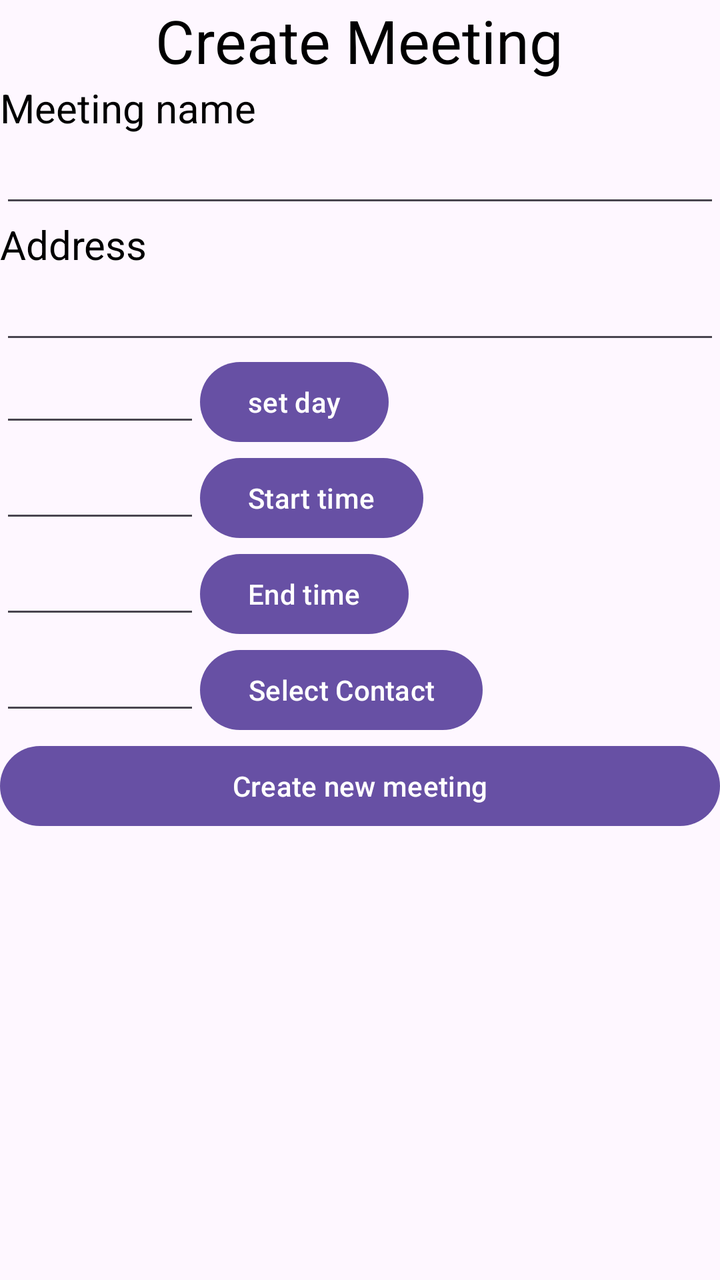
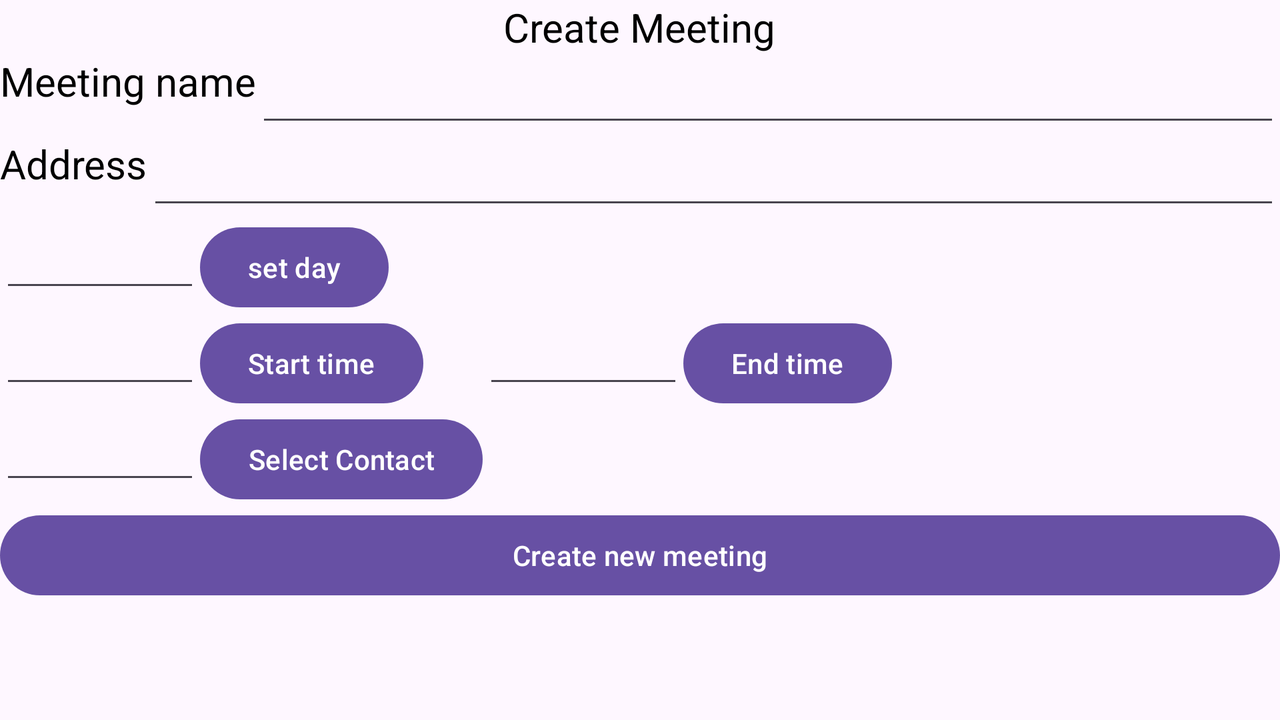

Compare how this app lays out the same screen by default and in its alternative resource folder. The renders come first, then the two layout files and the values they reference.
<!-- AndroidManifest.xml: application theme Theme.MeetingScheduler -->
<!-- res/layout/activity_new_meeting.xml -->
<?xml version="1.0" encoding="utf-8"?>
<LinearLayout xmlns:android="http://schemas.android.com/apk/res/android"
    xmlns:app="http://schemas.android.com/apk/res-auto"
    xmlns:tools="http://schemas.android.com/tools"
    android:layout_width="match_parent"
    android:layout_height="match_parent"
    android:orientation="vertical"
    tools:context=".NewMeeting">


    <TextView
        android:layout_width="wrap_content"
        android:layout_height="wrap_content"
        android:text="Create Meeting"
        style="@style/Text_style"/>


    <TextView
        android:layout_width="wrap_content"
        android:layout_height="wrap_content"
        android:text="Meeting name"
        style="@style/meeting_style"/>

    <EditText
        android:layout_width="match_parent"
        android:layout_height="wrap_content"
        android:id="@+id/editMeetingName" />

    <TextView
        android:layout_width="wrap_content"
        android:layout_height="wrap_content"
        android:text="Address"
        style="@style/meeting_style"/>

    <EditText
        android:layout_width="match_parent"
        android:layout_height="wrap_content"
        android:id="@+id/editAddress" />


    <LinearLayout
        android:layout_width="match_parent"
        android:layout_height="wrap_content"
        android:orientation="horizontal">

    <EditText
        android:layout_width="wrap_content"
        android:layout_height="wrap_content"
        android:id="@+id/meetingDate"
        android:minWidth="100dp"
        />

    <Button
        android:layout_width="wrap_content"
        android:layout_height="wrap_content"
        android:text="set day"
        android:onClick="pickDate"
        />

    </LinearLayout>




    <LinearLayout
        android:layout_width="match_parent"
        android:layout_height="wrap_content"
        android:orientation="horizontal">

    <EditText
        android:layout_width="wrap_content"
        android:layout_height="wrap_content"
        android:id="@+id/StartTime"
        android:minWidth="100dp" />

    <Button
        android:layout_width="wrap_content"
        android:layout_height="wrap_content"
        android:text="Start time"
        android:onClick="pickTime"
        android:id="@+id/pickStartTime"
        />
    </LinearLayout>



    <LinearLayout
        android:layout_width="match_parent"
        android:layout_height="wrap_content"
        android:orientation="horizontal">

    <EditText
        android:layout_width="wrap_content"
        android:layout_height="wrap_content"
        android:id="@+id/endTime"
        android:minWidth="100dp"/>

    <Button
        android:layout_width="wrap_content"
        android:layout_height="wrap_content"
        android:text="End time"
        android:onClick="pickTime"
        android:id="@+id/pickEndTime"
        />

    </LinearLayout>



    <LinearLayout
        android:layout_width="match_parent"
        android:layout_height="wrap_content"
        android:orientation="horizontal">

        <EditText
            android:layout_width="wrap_content"
            android:layout_height="wrap_content"
            android:id="@+id/contactFirstName"
            android:minWidth="100dp"/>

        <Button
            android:layout_width="wrap_content"
            android:layout_height="wrap_content"
            android:text="Select Contact"
            android:onClick="selectContact"/>

    </LinearLayout>









    <Button
        android:layout_width="match_parent"
        android:layout_height="wrap_content"
        android:text="Create new meeting"
        android:onClick="save"/>




</LinearLayout>
<!-- resources referenced by this layout -->
<resources>
  <style name="Text_style">
          <item name="android:textColor">#000000</item>
          <item name="android:textSize">30dip</item>
          <item name="android:gravity">center_vertical</item>
          <item name="android:layout_gravity">center</item>
      </style>
  <style name="meeting_style">
          <item name="android:textColor">#000000</item>
          <item name="android:textSize">20dip</item>
          <item name="android:gravity">center_vertical</item>
          <item name="android:layout_gravity">left</item>
      </style>
  <style name="Theme.MeetingScheduler" parent="Base.Theme.MeetingScheduler" />
  <style name="Base.Theme.MeetingScheduler" parent="Theme.Material3.DayNight">
          
          
      </style>
</resources>
<!-- res/layout-land/activity_new_meeting.xml (the repository's variant of the layout above) -->
<!-- drawn on the phone turned sideways -->
<?xml version="1.0" encoding="utf-8"?>
<LinearLayout xmlns:android="http://schemas.android.com/apk/res/android"
    xmlns:app="http://schemas.android.com/apk/res-auto"
    xmlns:tools="http://schemas.android.com/tools"
    android:layout_width="match_parent"
    android:layout_height="match_parent"
    android:orientation="vertical"
    tools:context=".NewMeeting">


    <TextView
        android:layout_width="wrap_content"
        android:layout_height="wrap_content"
        android:text="Create Meeting"
        android:layout_gravity="center"
        style="@style/meeting_style"
        />


    <LinearLayout
        android:layout_width="match_parent"
        android:layout_height="wrap_content"
        android:orientation="horizontal">

    <TextView
        android:layout_width="wrap_content"
        android:layout_height="wrap_content"
        android:text="Meeting name"
        style="@style/meeting_style"/>

    <EditText
        android:layout_width="match_parent"
        android:layout_height="wrap_content"
        android:id="@+id/editMeetingName" />
    </LinearLayout>


    <LinearLayout
        android:layout_width="match_parent"
        android:layout_height="wrap_content"
        android:orientation="horizontal">

    <TextView
        android:layout_width="wrap_content"
        android:layout_height="wrap_content"
        android:text="Address"
        style="@style/meeting_style"/>

    <EditText
        android:layout_width="match_parent"
        android:layout_height="wrap_content"
        android:id="@+id/editAddress" />
    </LinearLayout>



    <LinearLayout
        android:layout_width="match_parent"
        android:layout_height="wrap_content"
        android:orientation="horizontal">

    <EditText
        android:layout_width="wrap_content"
        android:layout_height="wrap_content"
        android:id="@+id/meetingDate"
        android:minWidth="100dp"
        />

    <Button
        android:layout_width="wrap_content"
        android:layout_height="wrap_content"
        android:text="set day"
        android:onClick="pickDate"
        />

    </LinearLayout>




    <LinearLayout
        android:layout_width="match_parent"
        android:layout_height="wrap_content"
        android:orientation="horizontal">

    <EditText
        android:layout_width="wrap_content"
        android:layout_height="wrap_content"
        android:id="@+id/StartTime"
        android:minWidth="100dp" />

    <Button
        android:layout_width="wrap_content"
        android:layout_height="wrap_content"
        android:text="Start time"
        android:onClick="pickTime"
        android:id="@+id/pickStartTime"
        android:layout_marginRight="30dip"
        />

        <EditText
            android:layout_width="wrap_content"
            android:layout_height="wrap_content"
            android:id="@+id/endTime"
            android:minWidth="100dp"/>

        <Button
            android:layout_width="wrap_content"
            android:layout_height="wrap_content"
            android:text="End time"
            android:onClick="pickTime"
            android:id="@+id/pickEndTime"
            />




    </LinearLayout>



    <LinearLayout
        android:layout_width="match_parent"
        android:layout_height="wrap_content"
        android:orientation="horizontal">

        <EditText
            android:layout_width="wrap_content"
            android:layout_height="wrap_content"
            android:id="@+id/contactFirstName"
            android:minWidth="100dp"/>

        <Button
            android:layout_width="wrap_content"
            android:layout_height="wrap_content"
            android:text="Select Contact"
            android:onClick="selectContact"/>

    </LinearLayout>


    <Button
        android:layout_width="match_parent"
        android:layout_height="wrap_content"
        android:text="Create new meeting"
        android:onClick="save"/>




</LinearLayout>
<!-- resources referenced by the variant -->
<!-- as the phone turned sideways resolves them -->
<resources>
  <style name="meeting_style">
          <item name="android:textColor">#000000</item>
          <item name="android:textSize">20dip</item>
          <item name="android:gravity">center_vertical</item>
          <item name="android:layout_gravity">left</item>
      </style>
  <style name="Theme.MeetingScheduler" parent="Base.Theme.MeetingScheduler" />
  <style name="Base.Theme.MeetingScheduler" parent="Theme.Material3.DayNight">
          
          
      </style>
</resources>
